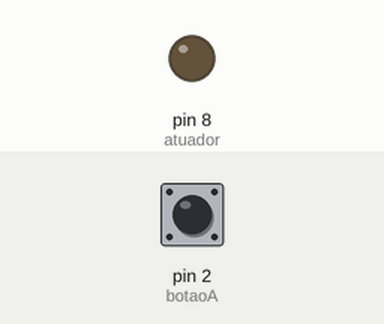
Simulated run of this sketch. Board: Arduino Uno, built with avr-gcc and run on an emulated ATmega328P. Shown: output pins drawn as LEDs (lit = HIGH). The test bench sets the inputs (shaded band); at power-on: pin 2 (botaoA) HIGH. What the sketch prints to the serial monitor is not drawn.

Above: at 1.2 s.
1.3 s: pin 2 (botaoA) pulled LOW for 0.15 s
At 2.1 s:
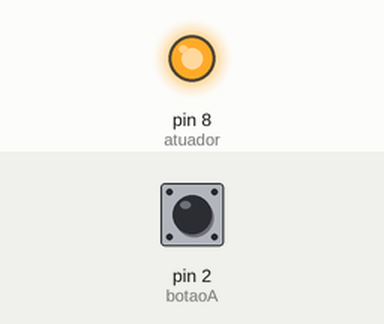
7.9 s: pin 2 (botaoA) pulled LOW for 3.2 s
At 14.3 s:
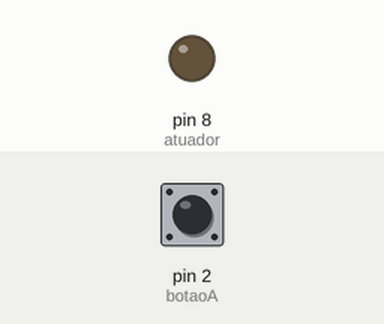
Timing chart, 0 to 15.8 s (numbered marks = the images above; inputs shaded):
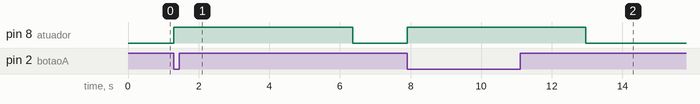

Measured:
- after the input at 1.3 s, pin 8 (atuador): LOW → HIGH at once, → LOW 5.1 s later
- after the input at 7.9 s, pin 8 (atuador): LOW → HIGH at once, → LOW 5.1 s later

The sketch:

exercicio17.2.INO.ino
```cpp
const int botaoA  = 2;
const int atuador = 8;

bool cicloAtivo       = false;
unsigned long tempoInicio = 0;
const unsigned long DURACAO = 5000;

bool ultimoEstado = HIGH;

void setup() {
  pinMode(botaoA,  INPUT_PULLUP);
  pinMode(atuador, OUTPUT);
  Serial.begin(9600);
  Serial.println("Sistema pronto. Pressione Botão A para iniciar ciclo.");
}

void loop() {
  bool leitura = digitalRead(botaoA);


  if (leitura == LOW && ultimoEstado == HIGH) {
    if (!cicloAtivo) {
      cicloAtivo   = true;
      tempoInicio  = millis();
      digitalWrite(atuador, HIGH);
      Serial.println(">>> Ciclo INICIADO — atuador ligado por 5s.");
    } else {
      Serial.println("Ciclo em andamento. Aguarde...");
    }
    delay(50);
  }

  ultimoEstado = leitura;


  if (cicloAtivo && (millis() - tempoInicio >= DURACAO)) {
    cicloAtivo = false;
    digitalWrite(atuador, LOW);
    Serial.println(">>> Ciclo CONCLUÍDO. Pronto para reinicialização.");
  }


  if (cicloAtivo) {
    unsigned long restante = DURACAO - (millis() - tempoInicio);
    Serial.print("Restante: ");
    Serial.print(restante / 1000.0, 1);
    Serial.println("s");
    delay(200);
  }
}
```
